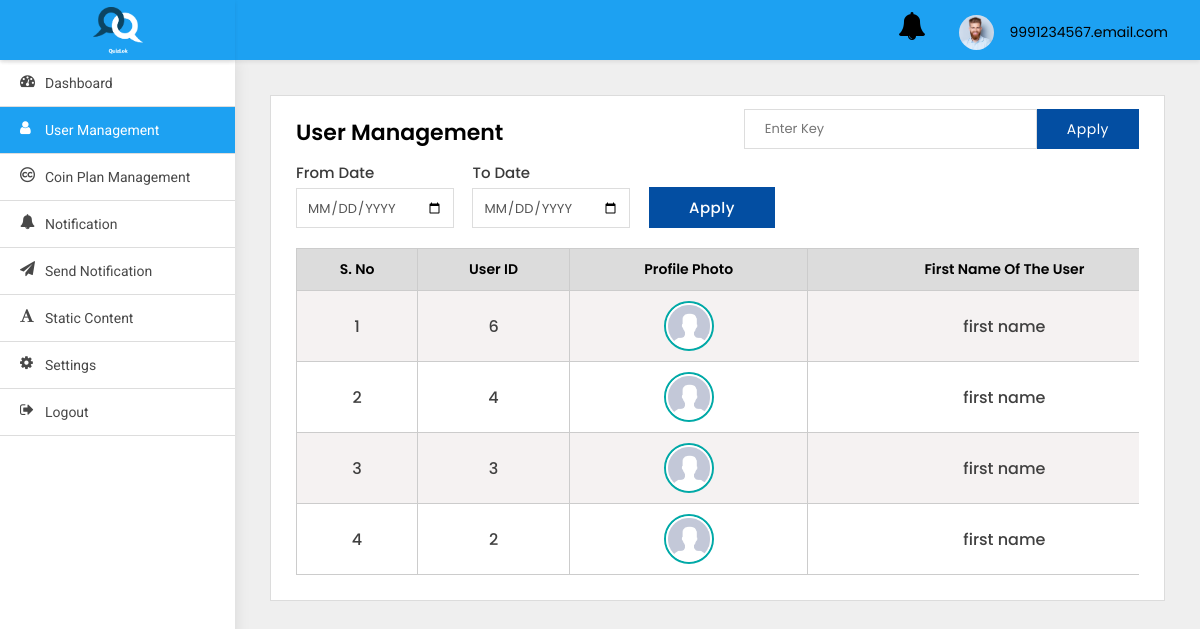
The page /adminpanel/users-list/ (signed in) on the database as committed earlier.
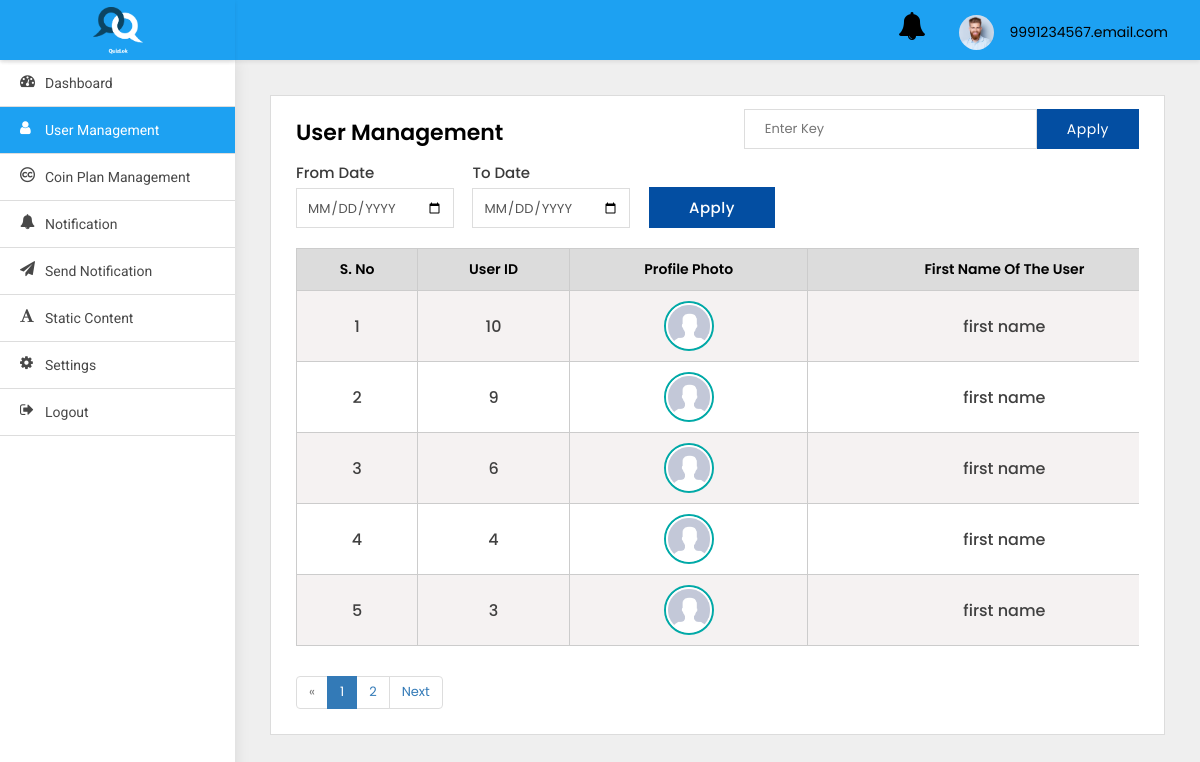
The same page on the database as committed later.
### adminpanel/models.py (models this page shows)
class User(AbstractBaseUser, PermissionsMixin):
    first_name = models.CharField(default='first name', max_length=100)
    last_name = models.CharField(default='', max_length=100, null=True, blank=True)
    email = models.CharField(default='', max_length=255, unique=True)
    country_code = models.CharField(default='+91', max_length=10)
    phone_number = models.CharField(default='', max_length=13)
    profile_pic = models.ImageField(default='default_profile.png', null=True, blank=True)
    device_token = models.CharField(default='', max_length=500, null=True, blank=True)
    remember_me = models.BooleanField(default=False)
    password = models.CharField(default='123456', max_length=100)
    confirm_password = models.CharField(default='123456', max_length=100)
    created_at = models.DateTimeField(auto_now_add=True)
    is_active = models.BooleanField(default=True)
    is_staff = models.BooleanField(default=False)
    is_blocked = models.BooleanField(default=False)
    objects = UserManager()
    USERNAME_FIELD = 'email'
    class Meta:
        ordering = ('-created_at',)

### adminpanel/views.py (the view)
# urls.py: path('users-list/', UsersList.as_view(), name='users-list'),
class UsersList(LoginRequiredMixin, ListView):
    paginate_by = 5
    model = User
    template_name = 'user-management.html'
    login_url = 'adminpanel:login'
    def get(self, request, *args, **kwargs):
        qs = self.request.GET.get('qs')
        if qs:
            search = User.objects.filter(Q(first_name__icontains=qs) |
                                         Q(last_name__icontains=qs) |
                                         Q(id__icontains=qs) |
                                         Q(phone_number__icontains=qs))
            search_count = len(search)
            context = {
                'search': search,
            }
            if search:
                messages.info(self.request, str(
                    search_count) + ' matches found')
                return render(self.request, 'user-management.html', context)
            else:
                messages.info(self.request, 'No results found')
                return render(self.request, 'user-management.html', context)
        else:
            users = User.objects.all().exclude(is_superuser=True)
            myfilter = UserFilter(self.request.GET, queryset=users)
            users = myfilter.qs
            print(users.count())
            paginator = Paginator(users, self.paginate_by)
            page_number = self.request.GET.get('page')
            page_obj = paginator.get_page(page_number)
            context = {
                'object_list': users,
                'myfilter': myfilter,
                'pages': page_obj,
            }
            return render(self.request, "user-management.html", context)

### adminpanel/templates/user-management.html (shortened to what this page needs)
{% extends 'base.html' %}
{% block body %}
<div class="WrapperArea">
    <div class="WrapperBox">
        <div class="Small-Wrapper">
            <div class="SearchBox">
                <form action="" method="get">
                    <input type="text" name="qs" placeholder="Enter Key">
                    <button>Apply</button>
                </form>
            </div>
            <h4 class="Title">User Management</h4>
            <div class="Filter">
                <form method="get">
                    <div class="form-group">
                        <label>From Date</label>
                        <input type="date" name="from_date" class="form-control">
                    </div>
                    <div class="form-group">
                        <label>To Date</label>
                        <input type="date" name="to_date" class="form-control">
                    </div>
                    <div class="form-group">
                        <label>&nbsp;</label>
                        <button class="Button" type="submit">Apply</button>
                    </div>
                </form>
            </div>
            {% if search %}
            <div class="TableList">
                <div class="dragscroll">
                    <table style="width: 150vw">
                        <thead>
                        <tr>
                            <th>S. No</th>
                            <th>User ID</th>
                            <th>First Name of the user</th>
                            <th>Last Name of the user</th>
                            <th>Profile Photo</th>
                            <th>Phone Number</th>
                            <th>Action</th>
                        </tr>
                        </thead>
                        <tbody>
                        {% for object in search %}
                        <tr>
                            <td>{{forloop.counter}}</td>
                            <td>{{object.id}}</td>
                            <td>{{object.first_name}}</td>
                            <td>{{object.last_name}}</td>
                            {% if object.profile_pic %}
                            <td>
                                <figure><img src="{{object.profile_pic.url}}" alt="Profile pic"></figure>
                            </td>
                            {% else %}
                            <td>
                                <figure><img src="https://snapic-bucket.s3.amazonaws.com/static/default_profile.png"
                                             alt=""></figure>
                            </td>
                            {% endif %}
                            <td>{{object.phone_number}}</td>
                            <td>
                                <a class="Blue" href="{% url 'adminpanel:user-detail' object.id %}">
                                    <i class="fa fa-eye"></i>
                                </a>
                                <button class="Red deleteButton" value="{{object.id}}" data-toggle="modal"
                                        data-target="#DeleteModal" style="border:none;box-shadow:none;
                                                                                background:transparent;outline:0;">
                                    <i class="fa fa-trash"></i>
                                </button>
                                {% if object.is_blocked %}
                                <button class="Red cross" data-target="#UnBlock" data-toggle="modal"
                                        value="{{object.id}}"
                                        style="border:none;box-shadow:none;background:transparent;outline:0;margin-left:10px;">
                                    <i class="fa fa-ban"></i>
                                </button>
                                {% else %}
                                <button class="Green tick" data-target="#Block" data-toggle="modal"
                                        value="{{object.id}}"
                                        style="border:none;box-shadow:none;background:transparent;outline:0;margin-left:10px;">
                                    <i class="fa fa-check"></i>
                                </button>
                                {% endif %}
                            </td>
                        </tr>
                        {% endfor %}
                        </tbody>
                    </table>
                </div>
            </div>
            {% elif pages %}
            <div class="TableList">
                <div class="dragscroll">
                    <table style="width: 150vw">
                        <thead>
                        <tr>
                            <th>S. No</th>
                            <th>User ID</th>
                            <th>Profile Photo</th>
                            <th>First Name of the user</th>
                        </tr>
                        </thead>
                        <tbody>
                        {% for object in pages %}
                        <tr>
                            <td>{{forloop.counter}}</td>
                            <td>{{object.id}}</td>
                            {% if object.profile_pic %}
                            <td>
                                <center>
                                    <figure><img src="{{object.profile_pic.url}}" alt="Profile pic"></figure>
                                </center>
                            </td>
                            {% endif %}
                            <td>{{object.first_name}}</td>
                        </tr>
                        {% endfor %}
                        </tbody>
                    </table>
                </div>
            </div>
            {% endif %}
            {% if pages.has_other_pages %}
            <ul class="pagination">
                {% if pages.has_previous %}
                <li class="page-item"><a aria-label="Previous" class="page-link"
                                         href="?page={{ pages.previous_page_number }}">Previous</a></li>
                {% else %}
                <li class="page-item disabled"><span>&laquo;</span></li>
                {% endif %}
                {% for i in pages.paginator.page_range %}
                {% if pages.number == i %}
                <li class="page-item active"><span>{{ i }} <span class="sr-only">(current)</span></span></li>
                {% else %}
                <li class="page-item"><a class="page-link" href="?page={{ i }}">{{ i }}</a></li>
                {% endif %}
                {% endfor %}
                {% if pages.has_next %}
                <li class="page-item"><a aria-label="Next" class="page-link" href="?page={{ pages.next_page_number }}">Next</a>
                </li>
                {% else %}
                <li class="page-item disabled"><span>&raquo;</span></li>
                {% endif %}
            </ul>
            {% endif %}
        </div>
    </div>
</div>
{% endblock body %}

### adminpanel/templates/base.html (shortened to what this page needs)
{% load static %}
<html lang="en">
<head>
    <link type="text/css" rel="stylesheet" href="{% static 'adminpanel/css/style.css' %}">
</head>
<body>
<div class="Header">
    <div class="Logo">
        <img src="{% static 'adminpanel/images/logo_splash.png' %}">
    </div>
    <div class="Navigation">
        <div class="header-notifications">
            <a href="{% url 'adminpanel:notification' %}">
                <i class="fa fa-bell fa-2x" aria-hidden="true"></i>
            </a>
        </div>
        <div class="Avater">
            <a href="javascript:void(0);">
                <figure><img src="{% static 'adminpanel/images/profile.jpg' %}"></figure>
                {{user}} </a>
        </div>
    </div>
</div>
<div class="SidenavBar">
    <ul>
        <li class="nav-item nav-link {% if request.resolver_match.view_name  == 'adminpanel:dashboard' %}active{% endif %}">
            <a href="{% url 'adminpanel:dashboard'  %}">
                <span><i class="fa fa-tachometer"></i></span> Dashboard
            </a>
        </li>
        <li class="nav-item nav-link {% if request.resolver_match.view_name  == 'adminpanel:users-list' %}active{% endif %}">
            <a href="{% url 'adminpanel:users-list' %}">
                <span><i class="fa fa-user"></i></span> User Management
            </a>
        </li>
        <li class="nav-item nav-link {% if request.resolver_match.view_name  == 'adminpanel:coin-plan-list' %}active{% endif %}">
            <a href="{% url 'adminpanel:coin-plan-list' %}">
                <span><i class="fa fa-creative-commons"></i></span> Coin Plan Management
            </a>
        </li>
        <li class="nav-item nav-link {% if request.resolver_match.view_name  == 'adminpanel:notification' %}active{% endif %}">
            <a href="{% url 'adminpanel:notification' %}">
                <span><i class="fa fa-bell"></i></span> Notification
            </a>
        </li>
        <li class="nav-item nav-link {% if request.resolver_match.view_name  == 'adminpanel:send-notification' %}active{% endif %}">
            <a href="{% url 'adminpanel:send-notification' %}">
                <span><i class="fa fa-send"></i></span> Send Notification
            </a>
        </li>
        <li class="nav-item nav-link {% if request.resolver_match.view_name  == 'adminpanel:terms-and-condition' %}active{% endif %}">
            <a href="{% url 'adminpanel:terms-and-condition' %}">
                <span><i class="fa fa-font"></i></span> Static content
            </a>
        </li>
        <li class="nav-item nav-link {% if request.resolver_match.view_name  == 'change_password' %}active{% endif %}">
            <a href="{% url 'change_password' %}">
                <span><i class="fa fa-cog"></i></span> Settings
            </a>
        </li>
        <li class="nav-item nav-link {% if request.resolver_match.view_name  == 'logout' %}active{% endif %}">
            <a href="{% url 'logout' %}">
                <span><i class="fa fa-sign-out"></i></span> Logout
            </a>
        </li>
    </ul>
</div>
{% block body %}
{% endblock body %}
</body>
</html>

Rows that differ between the two databases and show on the page:
no longer on one of the page's lists (row edited): User: id "2", first_name "first name"
added User: id "10", profile_pic (placeholder picture), first_name "first name"
added User: id "9", profile_pic (placeholder picture), first_name "first name"
Other text that changed with them:
text now shown: "« Next"
new list line: "1"
new list line: "2"
